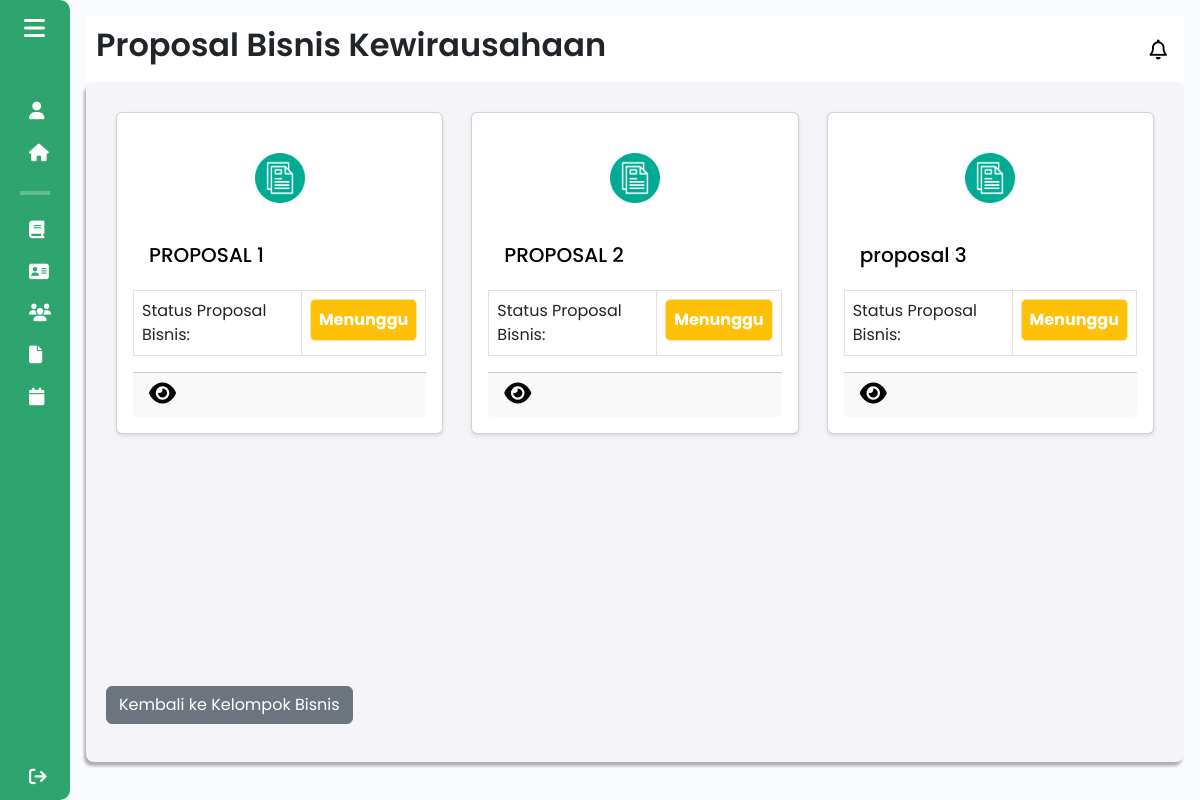
The app's page /admin/proposal_bisnis?id_kelompok=25 (signed in) with its own data.
### tables this page shows
CREATE TABLE `proposal_bisnis_backup` (
  `id` int(11) NOT NULL DEFAULT 0,
  `judul_proposal` varchar(255) NOT NULL,
  `tahapan_bisnis` varchar(25) NOT NULL,
  `sdg` text NOT NULL,
  `kategori` varchar(255) DEFAULT NULL,
  `other_category` varchar(255) DEFAULT NULL,
  `proposal_pdf` varchar(255) NOT NULL,
  `kelompok_id` int(11) NOT NULL,
  `status` enum('menunggu','ditolak','disetujui') DEFAULT 'menunggu',
  `ide_bisnis` varchar(255) DEFAULT NULL,
  `feedback` varchar(255) DEFAULT NULL,
  `anggaran` varchar(255) DEFAULT NULL
);

### components/pages/admin/proposal_bisnis_admin.php (the view, shortened to what this page needs)
<?php
include $_SERVER['DOCUMENT_ROOT'] . '/Entree/config/db_connection.php';
$id_kelompok = isset($_GET['id_kelompok']) ? $_GET['id_kelompok'] : null;
if ($id_kelompok) {
    $sql = "SELECT * FROM proposal_bisnis_backup WHERE kelompok_id = $id_kelompok";
    $result = $conn->query($sql);
}
?>
<!DOCTYPE html>
<html lang="en">
<head>
    <link href="https://cdn.lineicons.com/4.0/lineicons.css" rel="stylesheet" />
    <link href="https://cdn.jsdelivr.net/npm/bootstrap@5.3.0-alpha3/dist/css/bootstrap.min.css" rel="stylesheet"
>
    <link rel="stylesheet" href="/Entree/assets/css/proposal_bisnis.css">
</head>
<body>
    <div class="wrapper">
        <?php
        include 'sidebar_admin.php';
        ?>
        <div class="main p-3">
            <div class="main_header">
                <?php
                    include 'header_admin.php';
                ?>
            </div>
            <div class="main_wrapper">
                <div class="container-of-card-container" style="min-height: 70vh;">
                    <div class="card-container">
                        <?php
                        if ($result && mysqli_num_rows($result) > 0) {
                            while ($proposal = mysqli_fetch_assoc($result)) {
                                $id = $proposal['id'];
                                ?>
                                <div class="card" style="width: 33%; margin: 10px;">
                                    <div class="card-icon text-center py-4">
                                        <img src="\Entree\assets\img\document-file_6424455.png" alt="Dokumen" style="width: 50px; height: 50px;">
                                    </div>
                                    <div class="card-body m-0">
                                        <h5 class="card-title"><?php echo htmlspecialchars($proposal['judul_proposal']); ?></h5>
                                    </div>
                                    <table class="table table-bordered m-0 styled-table">
                                        <tbody>
                                            <tr>
                                            <td style="width: 60%;">Status Proposal Bisnis:</td>
                                                <td>
                                                    <?php
                                                        if ($proposal['status'] == 'disetujui') {
                                                            echo '<p class="alert alert-success text-white fw-bold text-center p-2 m-0" style="background-color:#2ea56f; border-radius: 5px;" role="alert">Disetujui</p>';
                                                        } elseif ($proposal['status'] == 'ditolak') {
                                                            echo '<p class="alert alert-danger text-white fw-bold text-center p-2 m-0" style="background-color:#dc3545; border-radius: 5px;" role="alert">Ditolak</p>';
                                                        } else {
                                                            echo '<p class="alert alert-warning text-white fw-bold text-center p-2 m-0" style="background-color: #ffc107; border-radius: 5px;" role="alert">Menunggu</p>';
                                                        }
                                                    ?>
                                                </td>
                                            </tr>
                                        </tbody>
                                    </table>
                                    <div class="card-footer">
                                    <a href="detail_proposal_bisnis?id=<?php echo $id; ?>&id_kelompok=<?php echo $id_kelompok; ?>">
                                        <i class="fa-solid fa-eye detail-icon" data-bs-toggle="tooltip" data-bs-custom-class="custom-tooltip" data-bs-title="Lihat Detail Proposal Bisnis"></i>
                                    </a>
                                    </div>
                                </div>
                                <?php
                            }
                        } else {
                            echo '<div class="alert alert-warning" role="alert">Belum ada proposal untuk kelompok ini.</div>';
                        }
                        ?>
                    </div>
                </div>
                <div class="mt-2" onclick="window.location.href='detail_kelompok?id_kelompok=<?php echo $id_kelompok; ?>'">
                    <button class="btn btn-secondary mt-3" data-bs-toggle="tooltip" data-bs-custom-class="custom-tooltip" data-bs-title="Tekan Untuk Kembali">Kembali ke Kelompok Bisnis</button>
                </div>
            </div>
        </div>
    </div>
</body>
</html>

### assets/css/proposal_bisnis.css (style rules this page uses)
body { font-family: Arial, sans-serif; }
.card { text-decoration: none; display: block; background-color: white; border-radius: 10px; box-shadow: 0 4px 8px rgba(0, 0, 0, 0.1); transition: transform 0.3s ease, box-shadow 0.3s ease; width: 50%; padding: 20px; color: black; }
.card { border: 1px solid #000; border-radius: 8px; padding: 16px; width: 100%; background-color: #00cc66; margin: 20px auto; box-shadow: 0 2px 4px rgba(0, 0, 0, 0.1); }
.card-body { display: flex; justify-content: space-between; margin-top: 8px; font-size: 14px; color: #666; max-height: 63px; overflow-y: hidden; }
.card-footer { display: block; margin-top: 16px; font-size: 16px; font-weight: bold; color: #000; }
.card-footer { display: flex; justify-content: space-between; align-items: center; }
.card-footer a { margin: 0; padding: 0; }
.card .card-header, .card .card-body { color: #000; }
.card-header .edit-icon, .card-footer .delete-icon, .card-footer .detail-icon { font-size: 24px; cursor: pointer; color: #000; transition: transform 0.2s, color 0.2s; }
.main_wrapper .card-container { display: flex; flex-wrap: wrap; justify-content: space-evenly; gap: 8px; }
.main_wrapper .card-container .card { flex: 1 1 calc(30% - 8px); max-width: 33%; box-sizing: border-box; flex-wrap: wrap; margin: 0; }

### assets/css/sidebar.css (style rules this page uses)
a { text-decoration: none; }
body { font-family: "Poppins", sans-serif; }
.wrapper { display: flex; }
.main { min-height: 100vh; width: 100%; overflow: hidden; transition: all 0.35s ease-in-out; background-color: #fafbfe; }
.main_wrapper { width: 100%; height: 85vh; background-color: #f4f4f9; box-shadow: -2px 4px 3px rgba(0, 0, 0, 0.3); margin: 0; padding: 20px; overflow-y: auto; border-radius: 8px; }

### assets/css/header.css (style rules this page uses)
a { text-decoration: none; }
body { font-family: "Poppins", sans-serif; }
.main_header { display: flex; justify-content: space-between; align-items: center; padding: 5px; background-color: #fff; min-height: 50px; }

### records on screen
proposal_bisnis_backup: judul_proposal "PROPOSAL 1", status "Menunggu"
proposal_bisnis_backup: judul_proposal "PROPOSAL 2", status "Menunggu"
proposal_bisnis_backup: judul_proposal "proposal 3", status "Menunggu"

### other values on screen
$pageTitle "Proposal Bisnis Kewirausahaan"
